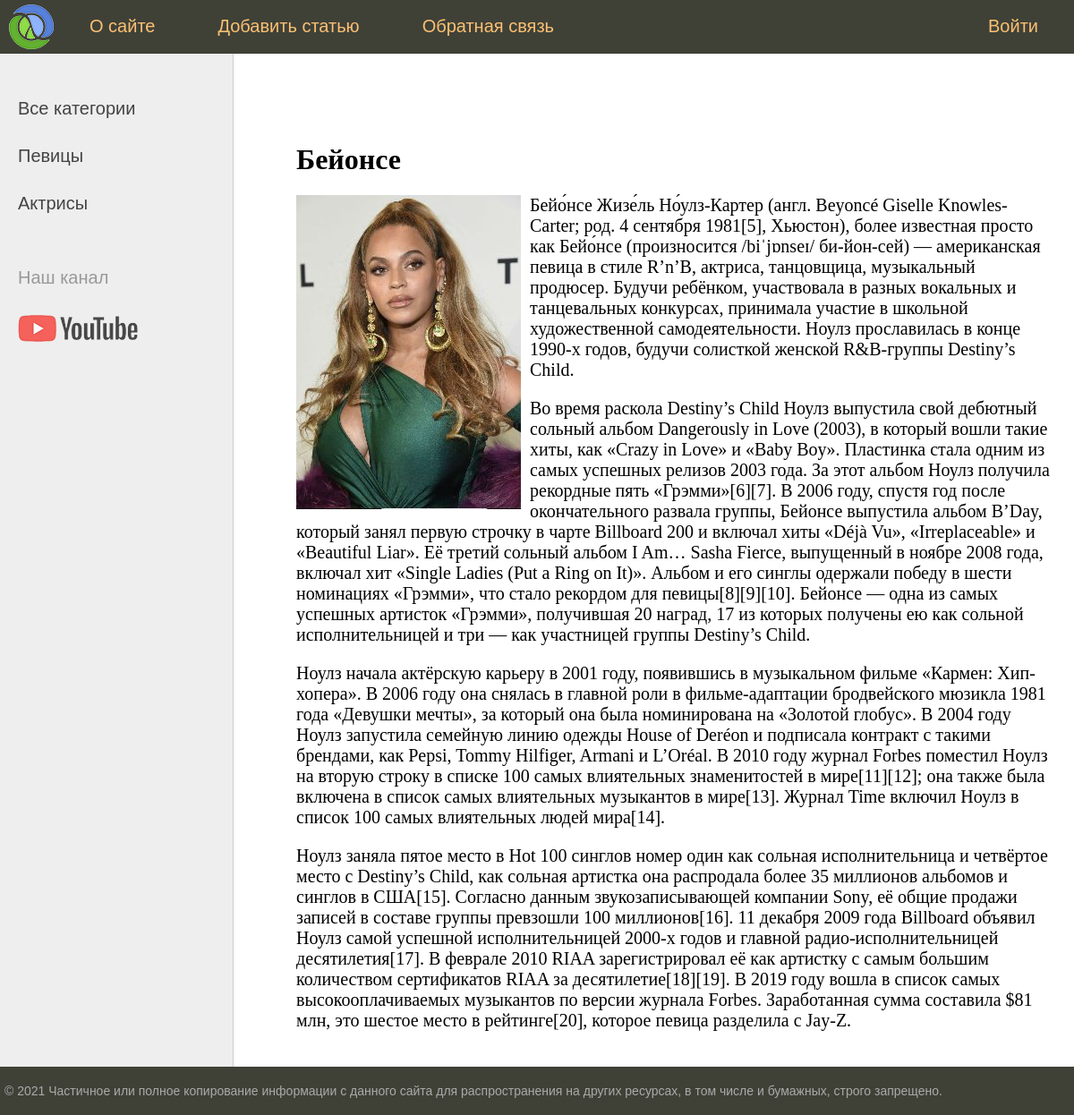
/post/bejonse/, run on the app's committed database.
### women/models.py (models this page shows, shortened)
class Category(models.Model):
    name = models.CharField(max_length=100, db_index=True, verbose_name='Категория')
    slug = models.SlugField(max_length=255, unique=True, db_index=True, verbose_name='URL')
    def get_absolute_url(self):
        return reverse('category', kwargs={'category_slug': self.slug})
    class Meta:
        verbose_name = 'Категория'
        verbose_name_plural = 'Категории'
        ordering = ['id']

class Women(models.Model):
    title = models.CharField(max_length=255, verbose_name='Заголовок')
    slug = models.SlugField(max_length=255, unique=True, db_index=True, verbose_name='URL')
    content = models.TextField(blank=True, verbose_name='Текст статьи')
    photo = models.ImageField(upload_to='photos/%Y/%m/%d/', verbose_name='Фото')
    time_create = models.DateTimeField(auto_now_add=True, verbose_name='Время создания')
    time_update = models.DateTimeField(auto_now=True, verbose_name='Время изменения')
    is_published = models.BooleanField(default=True, verbose_name='Публикации')
    category = models.ForeignKey('Category', on_delete=models.PROTECT, null=True, verbose_name='Категории')
    class Meta:
        verbose_name = 'Известные женщины'
        verbose_name_plural = 'Известные женщины'
        ordering = ['-time_create', 'title']

### women/views.py (the view)
# urls.py: path('post/<slug:post_slug>/', show_post, name='post'),
def show_post(request, post_slug):
    post = get_object_or_404(Women, slug=post_slug)
    context = {
        'post': post,
        'menu': menu,
        'title': post.title,
        'category_selected': post.category,
    }
    return render(request, 'women/post.html', context=context)

### women/templatetags/women_tags.py (called while the page is built)
@register.simple_tag(name='get_categories') # можно указать любое имя ииспользовать его в шаблонах
def get_categories(filter=None):
    if filter:
        return Category.objects.filter(slug=filter)
    return Category.objects.all()

@register.inclusion_tag('women/list_categories.html')
def show_categories(sort=None, category_selected=0):
    if sort:
        categories = Category.objects.order_by(sort)
        return {'categories': categories, 'category_selected': category_selected}
    categories = Category.objects.all()
    return {'categories': categories, 'category_selected': category_selected}

### women/templates/women/post.html
{% extends 'women/base.html' %}
{% block content %}
<h1>{{ post.title }}</h1>
{% if post.photo %}
<p><img class="img-article-left" src="{{ post.photo.url }}"></p>
{% endif %}
{{ post.content|linebreaks  }}
{% endblock %}

### women/templates/women/list_categories.html
	{% for category in categories %}
		{% if category.slug == category_selected %}
			<li class="selected">{{ category.name }}</li>
		{% else %}
		<li><a href="{{ category.get_absolute_url }}">{{ category.name }}</a></li>
		{% endif %}
	{% endfor %}

### women/static/women/css/style.css (style rules this page uses)
html, body { font-family: 'Arial'; margin: 0; padding: 0; height: 100%; width: 100%; color: #444; }
a { color: #0059b2; text-decoration: none; }
img { max-width: 600px; height: auto; }
img.img-article-left { max-width: 300px; height: auto; float: left; padding: 0 10px 10px 0; }
.left-chapters ul li { margin: 30px 0 0 0; color: #999; }
.left-chapters ul li a { color: #444; text-decoration: none; }
.content-text h1 { font-size: 32px; }

### data on the page
Category: name "Певицы"
Category: name "Актрисы"
Women: title "Бейонсе", photo (picture), content "Бейо́нсе Жизе́ль Но́улз-Картер (англ. Beyoncé Giselle Knowles-Carter; род. 4 сентября 1981[5], Хьюстон), более известная просто как Бейо́нсе (произносится /biˈjɒnseɪ/ би-йон-сей) — американская певица в стиле R’n’B, актриса, танцовщица, музыкальный продюсер. Будучи ребёнком, участвовала в разных вокальных и танцевальных конкурсах, принимала участие в школьной художественной самодеятельности. Ноулз прославилась в конце 1990-х годов, будучи солисткой женской R&B-группы Destiny’s Child. Во время раскола Destiny’s Child Ноулз выпустила свой дебютный сольный альбом Dangerously in Love (2003), в который вошли такие хиты, как «Crazy in Love» и «Baby Boy». Пластинка стала одним из самых успешных…"

### other printed values
{{ m.title }} "О сайте" "Добавить статью" "Обратная связь"
{{ m.title }} "Войти"
